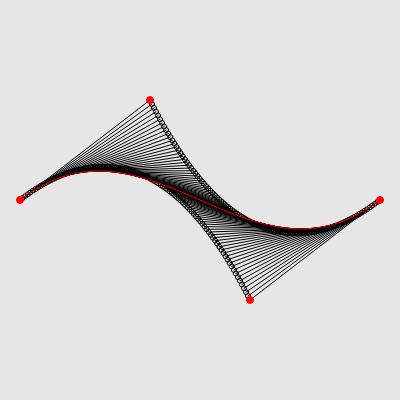
Frame 1 (no input)
Frame 60 (no input): identical to frame 1, image omitted
Frame 120 (the mouse pressed at the canvas centre since frame 60): identical to frame 1, image omitted

The p5.js sketch that drew this single still picture (run headless with seeded random() and noise() and a simulated clock; from frame 60 on, the mouse is pressed at the canvas centre):

// p5.js sketch
// ── sketch.js

let pt1, pt2, cp1, cp2, pts, dragIndex;

function setup() {
  createCanvas(400, 400);
  pt1 = createVector(20, 200);
  pt2 = createVector(380, 200);
  cp1 = createVector(150, 100);
  cp2 = createVector(250, 300);
  pts = [pt1, pt2, cp1, cp2];
} 

function draw() {
  background(230);
  noFill();
  stroke(0);
  
  // draw cubic bezier curve using only line()  
  beginShape();
  for (let i = 0; i <= 1.01; i+=0.01){
    let a = createVector(lerp(pt1.x, cp1.x, i), lerp(pt1.y, cp1.y, i));
    let b = createVector(lerp(cp1.x, cp2.x, i), lerp(cp1.y, cp2.y, i));
    let c = createVector(lerp(cp2.x, pt2.x, i), lerp(cp2.y, pt2.y, i));
    let d = createVector(lerp(a.x, b.x, i), lerp(a.y, b.y, i));
    let e = createVector(lerp(b.x, c.x, i), lerp(b.y, c.y, i));
    let f = createVector(lerp(d.x, e.x, i), lerp(d.y, e.y, i));

    circle(d.x, d.y, 5);
    circle(e.x, e.y, 5);
    line(d.x, d.y, e.x, e.y);
    vertex(f.x, f.y);
  }
  stroke('red');
  endShape();

   // make draggable
  dragIndex = 0;
  pts.forEach((p,i)=>{
    if (mouseX > p.x - 7 && mouseX < p.x + 7 && mouseY > p.y - 7 && mouseY < p.y + 7) dragIndex = i+1;
    fill('red');
    circle(p.x,p.y,7)
  });

}
function mouseDragged() {
  if (dragIndex) {
    let dragPt = pts[dragIndex-1];
    dragPt.x = mouseX;
    dragPt.y = mouseY;
  }
}
